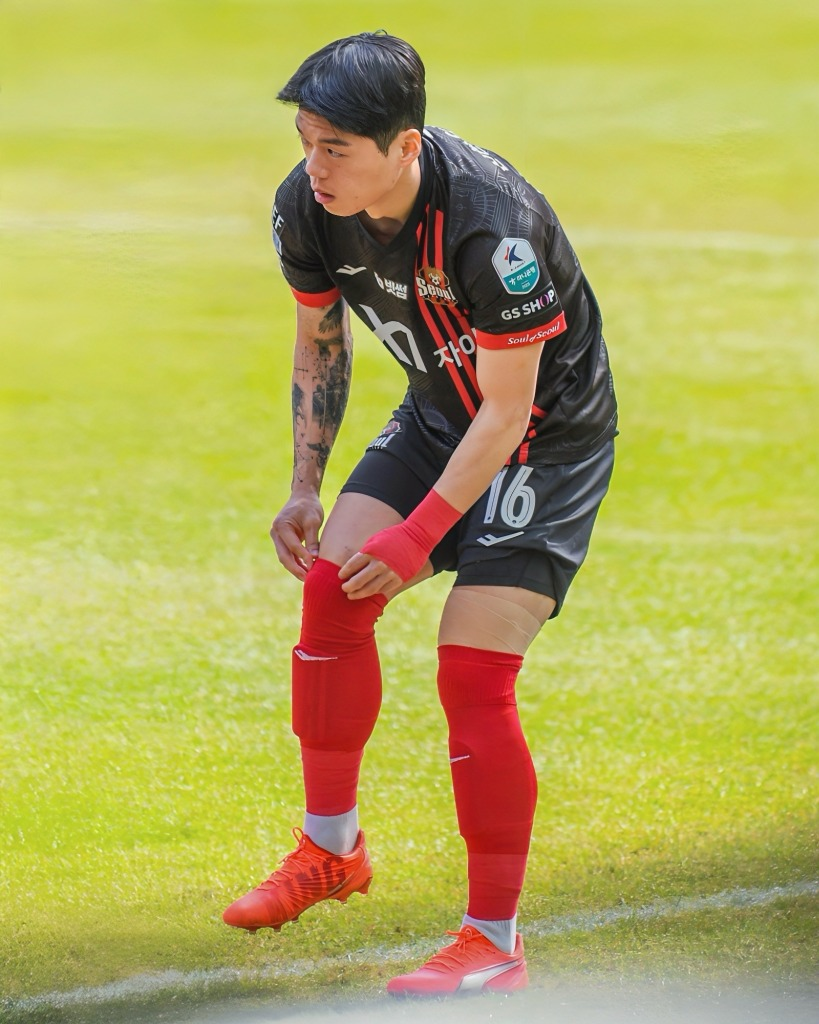
#> input picture Part_2/images/person_4.jpg, 819 x 1024 px
$ python Ex_3c.py   (older library calls are emulated)
#> lines starting #> are read from the running program, lines starting #| are printed output that depends on the picture; after the words box and inside, x2 and y2 are one past the last pixel; in counts of white or black regions, pixels touching at a corner belong together
import cv2
import numpy as np
from numpy.ma.core import masked_array


def showMask(window_name, image):
    image_to_show = image.astype(np.uint8) * 255
    cv2.imshow(window_name, image_to_show)


# Main function
def main():  # this is our main function
    # relative path
    image = cv2.imread("images/person_4.jpg")
#> image is the input picture: shape (1024, 819, 3); mean B, G, R 89.9, 170.3, 177.9
    height, width, channels = image.shape
    image = cv2.resize(image, (round(width / 2), round(height / 2)))
#> image: shape (512, 410, 3)
    cv2.imshow('Original', image)
    H, W, NC = image.shape

    # --------------------------------
    # Segment green color to isolate the grass
    # --------------------------------

    # conversion to hsv color model
    hsv_image = cv2.cvtColor(image, cv2.COLOR_BGR2HSV)
#> hsv_image: shape (512, 410, 3); mean H, S, V 39.1, 125.1, 183.6

    # split of the color channels
    h, s, v = cv2.split(hsv_image)
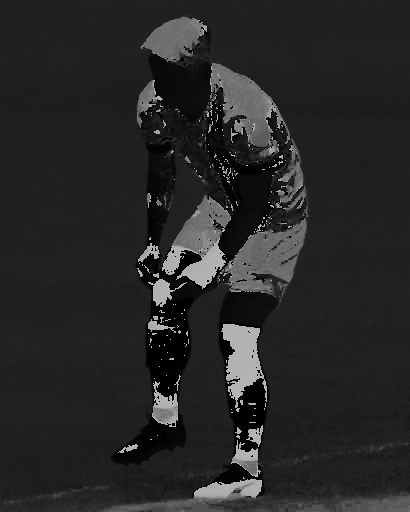
#> h: shape (512, 410); min 0, max 179, mean 39.1
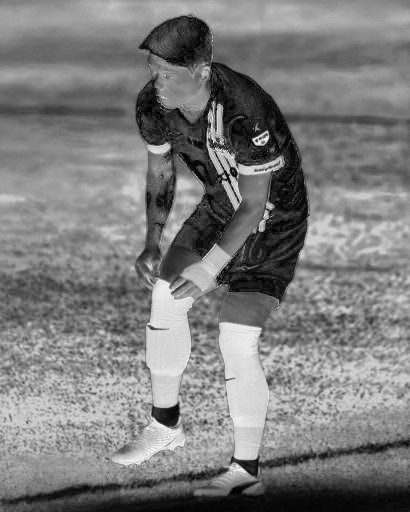
#> s: shape (512, 410); min 0, max 255, mean 125.1
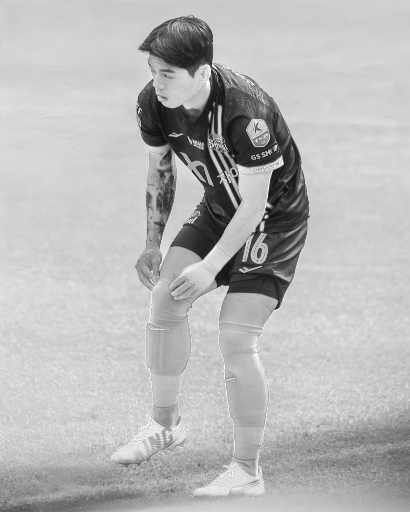
#> v: shape (512, 410); min 14, max 255, mean 183.6
    #cv2.imshow('H', h)
    #cv2.imshow('S', s)
    cv2.imshow('V', v)

    # get masks by imposing limits on the channels
    mask_h = np.logical_and(h > 20, h < 60)  # assumming green color has hue 60
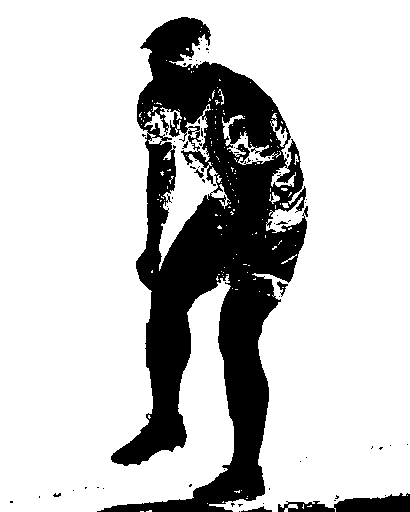
#> mask_h: shape (512, 410) bool; 77.9% white; 71 black regions (63 under 20 px), largest, box (x1, y1, x2, y2) and area: (97, 17, 308, 512) 44467, (278, 493, 410, 512) 1461, (241, 506, 272, 512) 81
    #showMask('mask_h', mask_h)

    mask_s = np.logical_and(s > 60, s < 255)
#> mask_s: shape (512, 410) bool; 85.6% white; 96 black regions (80 under 20 px), largest, box (x1, y1, x2, y2) and area: (136, 62, 309, 303) 16793, (1, 480, 410, 512) 8357, (139, 16, 212, 67) 1951
    #showMask('mask_s', mask_s)

    mask_v = np.logical_and(v > 60, v < 255)
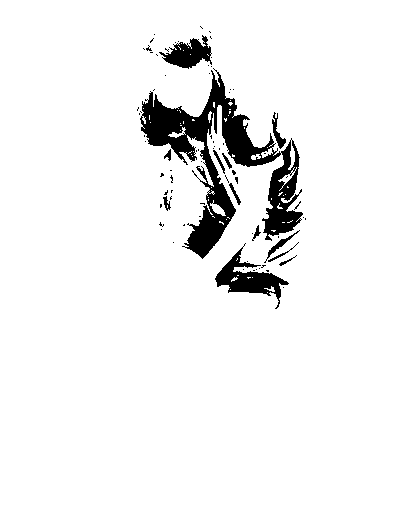
#> mask_v: shape (512, 410) bool; 94.2% white; 79 black regions (66 under 20 px), largest, box (x1, y1, x2, y2) and area: (140, 68, 303, 259) 8778, (215, 243, 289, 309) 1495, (159, 35, 212, 69) 918
    #showMask('mask_v', mask_v)

    # Putting the mask alltoghether
    mask = np.logical_and(mask_h, mask_s)
#> mask: shape (512, 410) bool; 72.5% white; 36 black regions (32 under 20 px), largest, box (x1, y1, x2, y2) and area: (1, 16, 410, 512) 57057, (319, 440, 410, 460) 493, (137, 479, 167, 488) 120, (131, 481, 136, 489) 25
    mask = np.logical_and(mask, mask_v)

    showMask('original mask', mask)

    # Post processing using morphological operations
    kernel = np.ones((5, 5), np.uint8)
    mask_uint8 = mask.astype(np.uint8) * 255
    mask_dilated_uint8 = cv2.dilate(mask_uint8, kernel, iterations=2)
#> mask_dilated_uint8: shape (512, 410); 79.2% white; 6 black regions (5 under 20 px), largest, box (x1, y1, x2, y2) and area: (53, 21, 410, 512) 43727
    mask_dilated = (mask_dilated_uint8.astype(float) / 255).astype(np.bool)

    # cv2.imshow("mask_dilated", mask_dilated_uint8)
    #showMask('dilated mask', mask_dilated)

    # to get the mask of thedog we negate the mask of the grass,
    # assuming the image contains only dog and grass
    mask_dog = np.logical_not(mask_dilated)
    mask_dog = mask_dog.astype(np.uint8) * 255
    cv2.imshow('dog mask', mask_dog)

    #Seperate into multiple components and find the largest one
    numLabels, labels, stats, centroids = cv2.connectedComponentsWithStats(mask_dog)
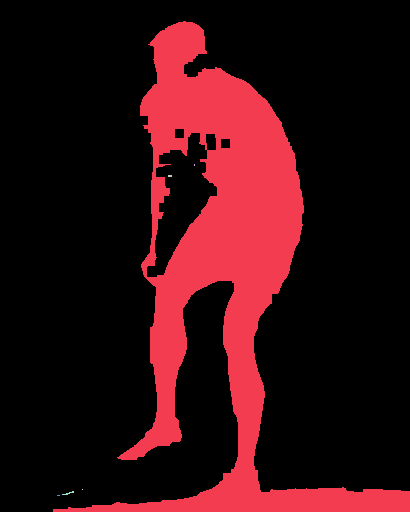
#> labels: shape (512, 410) int32; 7 distinct labels, from 0 to 6; one colour per label, 0 black
#> numLabels = 7; stats = [[0, 0, 410, 512, 166162], [53, 21, 357, 491, 43727], [194, 164, 1, 2, 2], [168, 175, 4, 2, 8], [82, 489, 1, 1, 1], [62, 491, 12, 4, 17], [57, 495, 3, 1, 3]]; centroids = [[199, 252.3], [225.5, 267.7], [194, 164.5], [169.5, 175.5], [82, 489], [68.06, 492.8], [58, 495]]
    print('numLabels:', numLabels)
#| numLabels: 7

    #Get largest area component
    largest_area = 0
    largest_area_index = None

    for idx in range(1, numLabels): #Start from 1, because 0 will be the background
        area_component = stats[idx, cv2.CC_STAT_AREA]

        if area_component > largest_area:
            largest_area = area_component
            largest_area_index = idx
#> this loop made 6 passes
#> (area_component, largest_area) on pass 1: (43727, 43727)
#> after the loop, largest_area = 43727; largest_area_index = 1

    print('largest_area_index:', str(largest_area_index))
#| largest_area_index: 1
    print('area', str(largest_area))
#| area 43727

    largest_mask = (labels==largest_area_index).astype(np.int8)
#> largest_mask: shape (512, 410) int8; values 0 (black) and 1 (white), 20.8% white; 1 white region, box (x1, y1, x2, y2) and area: (53, 21, 410, 512) 43727
    #cv2.imshow('largest mask', largest_mask)

    #Set bonding box for largest
    pts = cv2.findNonZero(largest_mask)
#> pts = contour of 43727 points, box (x1, y1, x2, y2) (53, 21, 410, 512), area 40508
    x, y, width, height = cv2.boundingRect(pts)
#> x = 53; y = 21; width = 357; height = 491

    image_annotated = image.copy()
    cv2.rectangle(image_annotated, (x,y), (x+width, y+height), (0,255,0), 2)
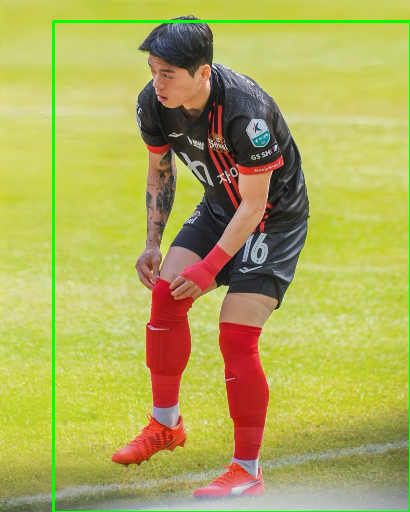
#> image_annotated: shape (512, 410, 3); mean B, G, R 88.4, 171.3, 174.9
    cv2.imshow('annotated', image_annotated)

    # Ex 3b
    #Compute some features
    #Hight to width ratio
    h_w_ratio = height/width
#> h_w_ratio = 1.38
    print('Height to Width Ratio:', str(round(h_w_ratio, 2)))
#| Height to Width Ratio: 1.38

    #average color of the hue component
    avg_h = np.mean(h)
#> avg_h = 39.1
    print('Average Hue Image:', str(round(avg_h, 2)))
#| Average Hue Image: 39.1

    ma = np.ma.masked_array(h, mask=largest_area, dtype=np.uint8)
    avg_h_object = np.mean(ma)
    print('Average Hue Object:', str(avg_h_object))
#| Average Hue Object: --
    # Atenção que não se pode fazer média de valores circulares. Isto está errado

    # Ex. 3c
    # Descubrir se é pessoa ou Cão
    # Vamos assumir um critério discriminatório de Height to Width Ratio

    if h_w_ratio > 1.5:
        print('Person')
    else:
        print('Doggo')
    cv2.waitKey(0)


if __name__ == "__main__":
    main()

$ run again, with Part_2/images/person_1.jpg copied over Part_2/images/person_4.jpg
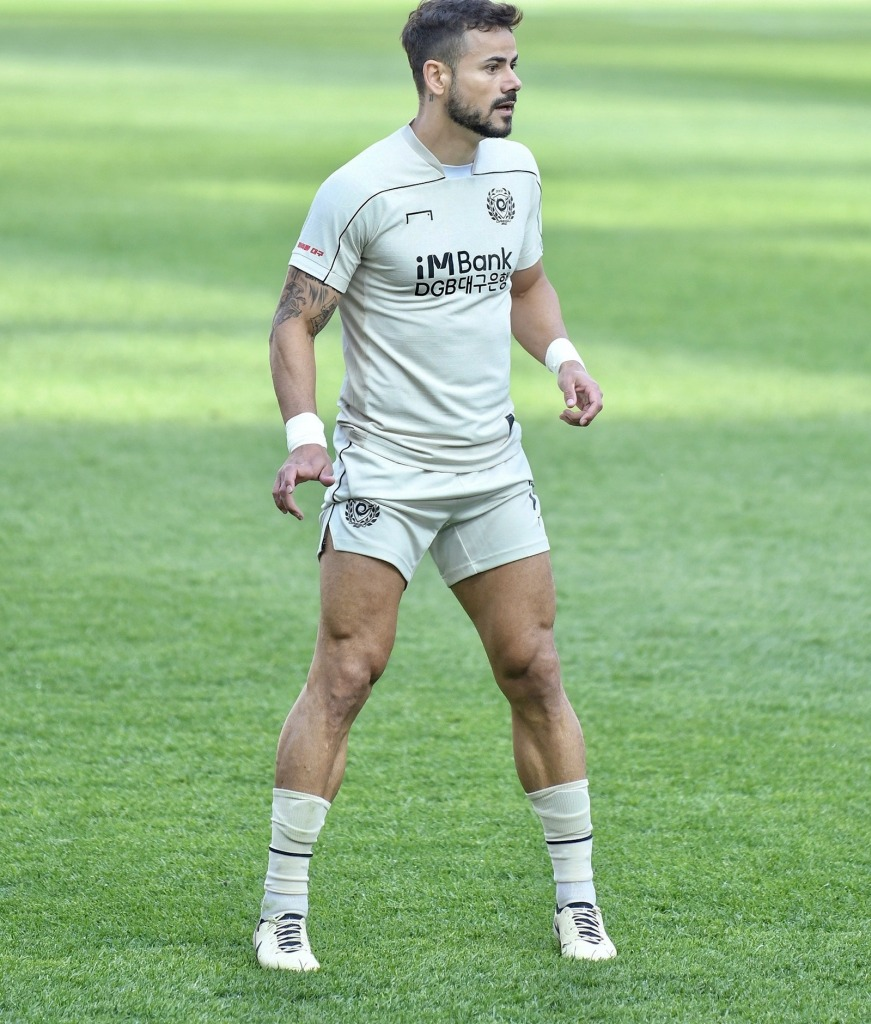
#> input picture Part_2/images/person_1.jpg, 871 x 1024 px
#> in main, image is the input picture: shape (1024, 871, 3); mean B, G, R 134.5, 184.2, 148.8
#> image: shape (512, 436, 3)
#> hsv_image: shape (512, 436, 3); mean H, S, V 54.7, 75.5, 185.8
#> mask_h: shape (512, 436) bool; 80.1% white; 245 black regions (212 under 20 px), largest, box (x1, y1, x2, y2) and area: (127, 0, 308, 483) 39765, (369, 270, 436, 345) 1855, (298, 270, 349, 298) 343
#> mask_s: shape (512, 436) bool; 78.4% white; 313 black regions (266 under 20 px), largest, box (x1, y1, x2, y2) and area: (0, 0, 436, 481) 41752, (126, 425, 160, 486) 1380, (135, 392, 166, 427) 817
#> mask_v: shape (512, 436) bool; 99.5% white; black in thin lines or dots, all inside (x1, y1, x2, y2) = (130, 5, 306, 499)
#> image_to_show: shape (512, 436); 74.1% white; 336 black regions (288 under 20 px), largest, box (x1, y1, x2, y2) and area: (0, 0, 436, 486) 53306, (355, 7, 417, 17) 377, (278, 59, 325, 71) 281
#> mask_dilated_uint8: shape (512, 436); 84.7% white; 14 black regions (7 under 20 px), largest, box (x1, y1, x2, y2) and area: (131, 0, 303, 481) 32353, (0, 21, 202, 39) 1225, (320, 275, 351, 302) 385
#> in main, `numLabels, labels, stats, centroids = cv2.connectedComponentsWithStats..`:
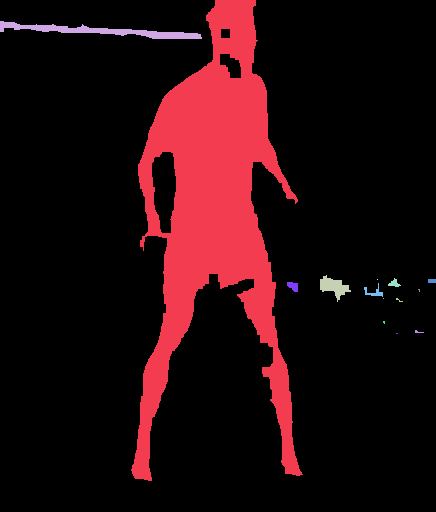
#> labels: shape (512, 436) int32; 15 distinct labels, from 0 to 14; one colour per label, 0 black
#> numLabels = 15; stats = 15 rows, first 6: [0, 0, 436, 512, 188977], [131, 0, 172, 481, 32353], [0, 21, 202, 18, 1225], [320, 275, 31, 27, 385], [377, 279, 1, 1, 1], [388, 278, 13, 9, 58]; centroids = 15 rows, first 8: [218.4, 264.7], [213.8, 209.7], [100.9, 30.67], [333.4, 286.3], [377, 279], [393.9, 283.1], [431.5, 280.5], [292.7, 285.9]
#| numLabels: 15
#> the loop in main, `for idx in range(1, numLabels):` made 14 passes
#> (area_component, largest_area) on pass 1: (32353, 32353)
#> after the loop in main, `for idx in range(1, numLabels):`: largest_area = 32353; largest_area_index = 1
#| largest_area_index: 1
#| area 32353
#> largest_mask: shape (512, 436) int8; values 0 (black) and 1 (white), 14.5% white; 1 white region, box (x1, y1, x2, y2) and area: (131, 0, 303, 481) 32353
#> pts = contour of 32353 points, box (x1, y1, x2, y2) (131, 0, 303, 481), area 15698
#> in main, `x, y, width, height = cv2.boundingRect(pts)`: x = 131; y = 0; width = 172; height = 481
#> in main, `cv2.rectangle(image_annotated, (x,y), (x+width, y+height), (0,255,0), 2)`:
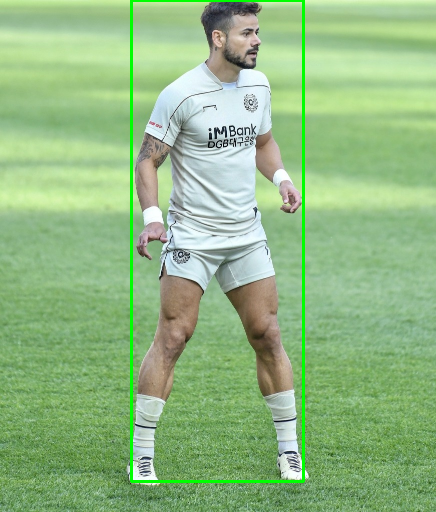
#> image_annotated: shape (512, 436, 3); mean B, G, R 132.3, 185.2, 146.2
#> h_w_ratio = 2.8
#| Height to Width Ratio: 2.8
#> avg_h = 54.72
#| Average Hue Image: 54.72
#| Average Hue Object: --

$ run again, with Part_2/images/person_2.jpg copied over Part_2/images/person_4.jpg
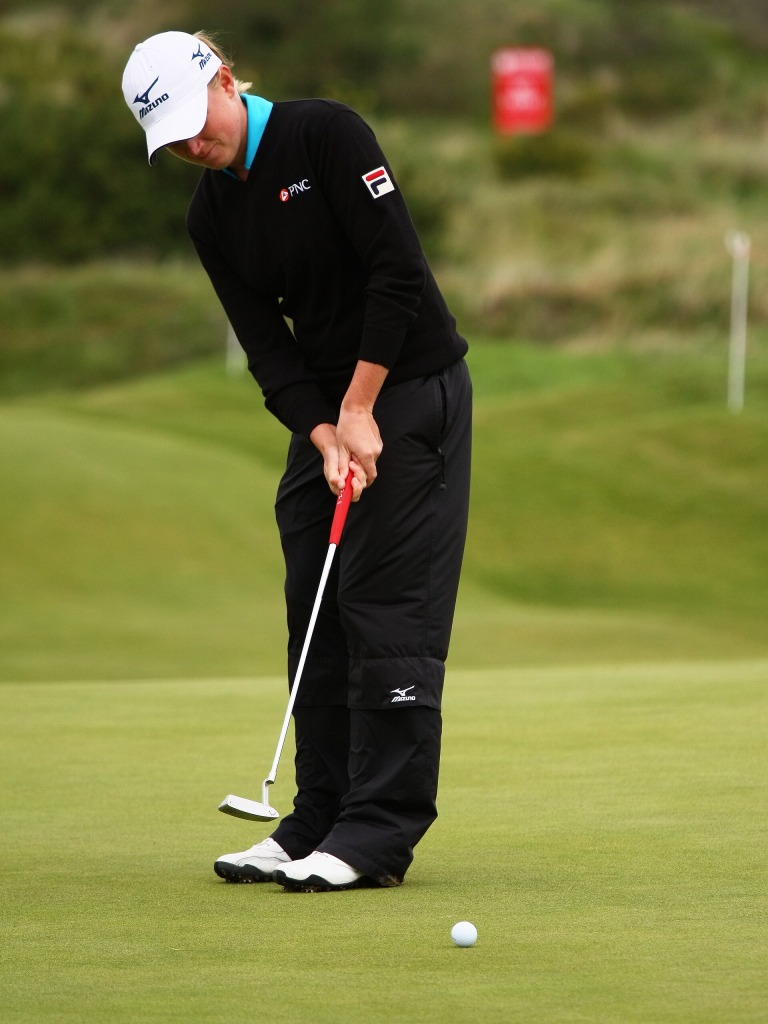
#> input picture Part_2/images/person_2.jpg, 768 x 1024 px
#> in main, image is the input picture: shape (1024, 768, 3); mean B, G, R 60.6, 118.8, 117.8
#> image: shape (512, 384, 3)
#> hsv_image: shape (512, 384, 3); mean H, S, V 35.6, 121.3, 121.9
#> mask_h: shape (512, 384) bool; 86% white; 88 black regions (63 under 20 px), largest, box (x1, y1, x2, y2) and area: (62, 15, 235, 363) 20874, (109, 364, 218, 441) 3543, (244, 21, 279, 70) 1506
#> mask_s: shape (512, 384) bool; 86.4% white; 181 black regions (165 under 20 px), largest, box (x1, y1, x2, y2) and area: (108, 49, 236, 444) 22926, (61, 15, 111, 83) 2091, (94, 85, 121, 126) 386
#> mask_v: shape (512, 384) bool; 79.4% white; 83 black regions (78 under 20 px), largest, box (x1, y1, x2, y2) and area: (0, 0, 236, 446) 40026, (258, 79, 277, 86) 77, (73, 19, 96, 28) 73, (187, 48, 200, 56) 59, (95, 47, 101, 54) 24
#> image_to_show: shape (512, 384); 74.9% white; 28 black regions (19 under 20 px), largest, box (x1, y1, x2, y2) and area: (0, 0, 236, 446) 47110, (244, 21, 279, 70) 1506, (366, 117, 377, 180) 301
#> mask_dilated_uint8: shape (512, 384); 80% white; 4 black regions (1 under 20 px), largest, box (x1, y1, x2, y2) and area: (0, 19, 232, 442) 37547, (248, 26, 275, 65) 901, (117, 0, 188, 39) 850
#> in main, `numLabels, labels, stats, centroids = cv2.connectedComponentsWithStats..`:
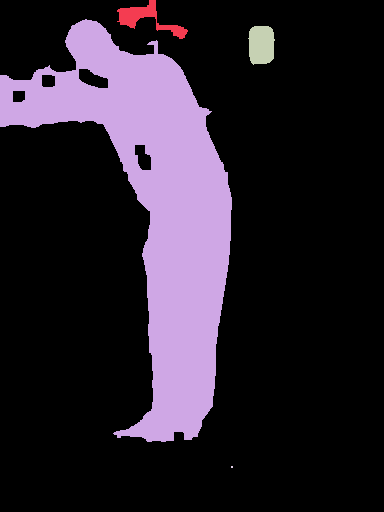
#> labels: shape (512, 384) int32; 5 distinct labels, from 0 to 4; one colour per label, 0 black
#> numLabels = 5; stats = [[0, 0, 384, 512, 157306], [117, 0, 71, 39, 850], [0, 19, 232, 423, 37547], [248, 26, 27, 39, 901], [231, 466, 2, 2, 4]]; centroids = [[200.3, 269.7], [147.1, 18.28], [153.8, 206.3], [260.9, 44.45], [231.5, 466.5]]
#| numLabels: 5
#> the loop in main, `for idx in range(1, numLabels):` made 4 passes
#> (area_component, largest_area) on passes 1 to 2: (850, 850), (37547, 37547)
#> after the loop in main, `for idx in range(1, numLabels):`: largest_area = 37547; largest_area_index = 2
#| largest_area_index: 2
#| area 37547
#> largest_mask: shape (512, 384) int8; values 0 (black) and 1 (white), 19.1% white; 1 white region, box (x1, y1, x2, y2) and area: (0, 19, 232, 442) 37547
#> pts = contour of 37547 points, box (x1, y1, x2, y2) (0, 19, 232, 442), area 14730
#> in main, `x, y, width, height = cv2.boundingRect(pts)`: x = 0; y = 19; width = 232; height = 423
#> in main, `cv2.rectangle(image_annotated, (x,y), (x+width, y+height), (0,255,0), 2)`:
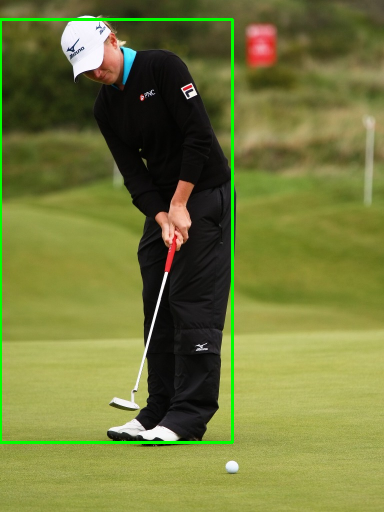
#> image_annotated: shape (512, 384, 3); mean B, G, R 59.7, 121.4, 115.9
#> h_w_ratio = 1.82
#| Height to Width Ratio: 1.82
#> avg_h = 35.59
#| Average Hue Image: 35.59
#| Average Hue Object: --
